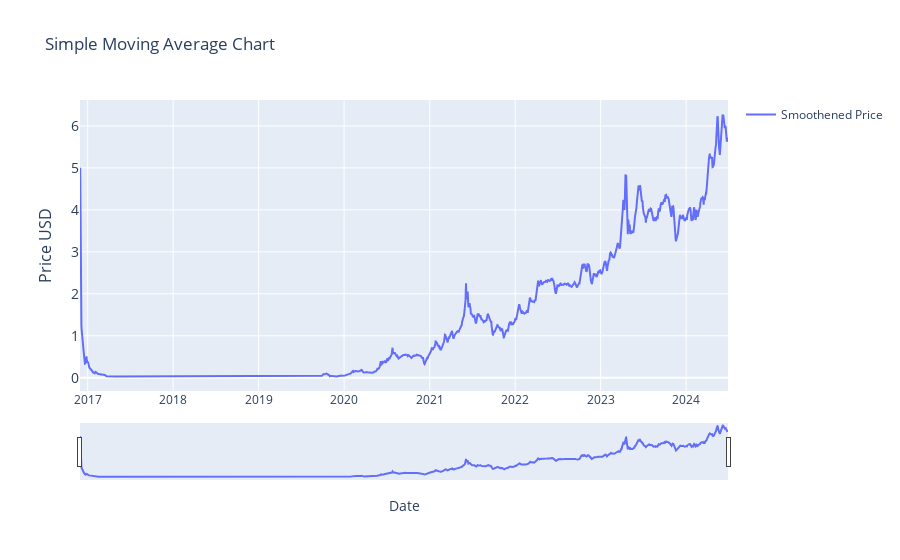

Write notebook code for a chart like this one.
### Markdown cell above
### Moving Averages (2)

### Code cell
# # SIMPLE Moving Average (SMA)                            
#  | Part of Moving Averages (2) block


import plotly.graph_objects as go
import pandas as pd
from ipywidgets import interact, DatePicker
import numpy as np

# renames current item to df
df = current_item.copy()

# calculates the 7-day moving average. 
# change window = to change period for average.
df['smoothened_price'] = df['price_usd'].rolling(window=2).mean()

# Function to update the graph based on the selected date range
def update_graph_2(start_date, end_date):
    # Filtering the data based on the date range
    mask = (df.index >= pd.to_datetime(start_date)) & (df.index <= pd.to_datetime(end_date))
    filtered_data = df.loc[mask]

    # Creating the plot
    fig = go.Figure()
    fig.add_trace(go.Scatter(x=filtered_data.index, y=filtered_data['smoothened_price'], mode='lines', name='Smoothened Price'))

    # Formatting
    fig.update_layout(
        title='Simple Moving Average Chart',
        xaxis_title='Date',
        yaxis_title='Price USD',
        yaxis=dict(
            title='Price USD',
            titlefont_size=16,
            tickfont_size=14,
        ),
        xaxis=dict(  # Added lines for range slider
            rangeslider=dict(
                visible=True
            ),
            type="date"
        ),
        showlegend=True

        )

    fig.show()


# Creating interactive widgets for date selection
start_date_picker = DatePicker(description='Start Date', value=START_DATE)
end_date_picker = DatePicker(description='End Date', value=END_DATE)

# Display the interactive widget
interact(update_graph_2, start_date=start_date_picker, end_date=end_date_picker)

### Figure 1 — Plotly figure (JSON) as saved in the notebook; plotly's stock layout.template omitted (floating-point values rounded to 4 significant figures; data arrays with more than 128 entries replaced by an {"elided": "..."} marker saying what was removed)
{"data": [{"mode": "lines", "name": "Smoothened Price", "type": "scatter", "x": {"elided": "2769 str values"}, "y": {"elided": "2769 float values"}}], "layout": {"showlegend": true, "title": {"text": "Simple Moving Average Chart"}, "xaxis": {"rangeslider": {"visible": true}, "title": {"text": "Date"}, "type": "date"}, "yaxis": {"tickfont": {"size": 14}, "title": {"font": {"size": 16}, "text": "Price USD"}}}}
